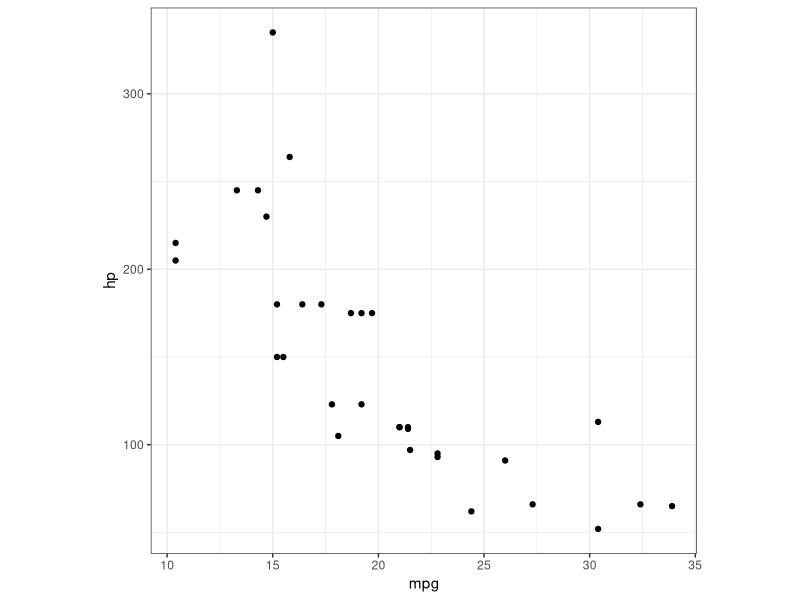

Reproduce this figure in R.
library(ggplot2)
p1 <- ggplot(mtcars, aes(x = mpg, y = hp))+
	geom_point()+
	theme_bw()+
	theme(aspect.ratio = 1)
ggsave("hist.pdf", plot = p1)